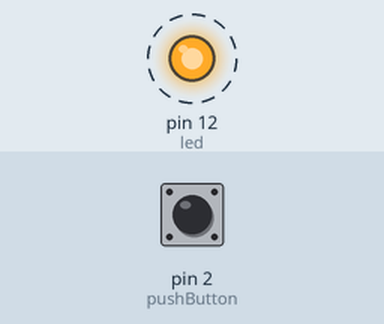
Simulated run of this sketch. Board: Arduino Uno, built with avr-gcc and run on an emulated ATmega328P. On the bench: output pins drawn as LEDs (lit = HIGH). Dashed ring = blinking. The test bench sets the inputs (shaded band); at power-on: pin 2 (pushButton) HIGH.

Above: at 0.5 s.
Timing chart, 0 to 4.6 s (numbered marks = the images above):
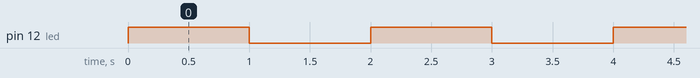

The sketch:

blinkinterrupt.ino
```cpp
// digital pin 2 has a pushbutton attached to it. Give it a name:
int pushButton = 2;
int led = 12;
volatile int delayValue = 1000;
// the setup routine runs once when you press reset:
void setup() {
  // initialize serial communication at 9600 bits per second:
  Serial.begin(9600);
  pinMode(led,OUTPUT);
  pinMode(pushButton, INPUT_PULLUP);
  attachInterrupt(0,blink,RISING);

}

void loop() {
  digitalWrite(led, HIGH);   // turn the LED on (HIGH is the voltage level)
  delay(delayValue);                       // wait for a second
  digitalWrite(led, LOW);    // turn the LED off by making the voltage LOW
  delay(delayValue);                       // wait for a second
}

void blink() {
  delayValue= delayValue - 100;
}
```

Measured:
- by itself, pin 12 (led): alternates HIGH for 1.0 s and LOW for 1.0 s
